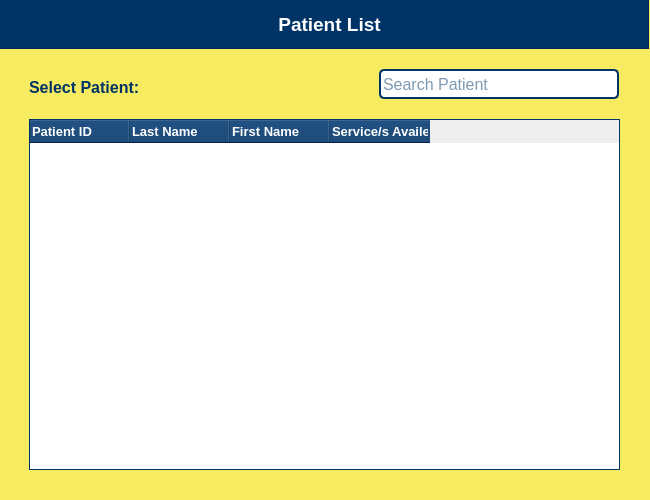
<?xml version="1.0" encoding="UTF-8"?>
<ui version="4.0">
 <class>Dialog</class>
 <widget class="QDialog" name="Dialog">
  <property name="geometry">
   <rect>
    <x>0</x>
    <y>0</y>
    <width>650</width>
    <height>500</height>
   </rect>
  </property>
  <property name="maximumSize">
   <size>
    <width>650</width>
    <height>500</height>
   </size>
  </property>
  <property name="windowTitle">
   <string>Dialog</string>
  </property>
  <widget class="QWidget" name="widgetPatListApp" native="true">
   <property name="geometry">
    <rect>
     <x>-1</x>
     <y>-1</y>
     <width>651</width>
     <height>501</height>
    </rect>
   </property>
   <property name="styleSheet">
    <string notr="true">QWidget #widgetPatListApp {
	background-color:  rgb(246, 235, 97);
}</string>
   </property>
   <widget class="QTableWidget" name="tableWidgetPatApp">
    <property name="geometry">
     <rect>
      <x>30</x>
      <y>120</y>
      <width>591</width>
      <height>351</height>
     </rect>
    </property>
    <property name="styleSheet">
     <string notr="true">QTableWidget {
    border: 1px solid  rgb(0, 51, 102);
    background-color: white;
    gridline-color: #dcdcdc;
}

QHeaderView::section {
    background-color: rgb(0, 51, 102);
    color: white;
    padding: 2px;
}

QTableWidget::item {
    font-size: 10px;
	padding-left: 2px;
}
</string>
    </property>
    <column>
     <property name="text">
      <string>Patient ID</string>
     </property>
     <property name="font">
      <font>
       <family>Arial</family>
       <pointsize>10</pointsize>
       <weight>75</weight>
       <bold>true</bold>
      </font>
     </property>
     <property name="textAlignment">
      <set>AlignLeading|AlignVCenter</set>
     </property>
    </column>
    <column>
     <property name="text">
      <string>Last Name</string>
     </property>
     <property name="font">
      <font>
       <family>Arial</family>
       <pointsize>10</pointsize>
       <weight>75</weight>
       <bold>true</bold>
      </font>
     </property>
     <property name="textAlignment">
      <set>AlignLeading|AlignVCenter</set>
     </property>
    </column>
    <column>
     <property name="text">
      <string>First Name</string>
     </property>
     <property name="font">
      <font>
       <family>Arial</family>
       <pointsize>10</pointsize>
       <weight>75</weight>
       <bold>true</bold>
      </font>
     </property>
     <property name="textAlignment">
      <set>AlignLeading|AlignVCenter</set>
     </property>
    </column>
    <column>
     <property name="text">
      <string>Service/s Availed</string>
     </property>
     <property name="font">
      <font>
       <family>Arial</family>
       <pointsize>10</pointsize>
       <weight>75</weight>
       <bold>true</bold>
      </font>
     </property>
     <property name="textAlignment">
      <set>AlignLeading|AlignVCenter</set>
     </property>
    </column>
   </widget>
   <widget class="QFrame" name="frame">
    <property name="geometry">
     <rect>
      <x>0</x>
      <y>0</y>
      <width>650</width>
      <height>50</height>
     </rect>
    </property>
    <property name="maximumSize">
     <size>
      <width>650</width>
      <height>50</height>
     </size>
    </property>
    <property name="font">
     <font>
      <family>Arial</family>
      <kerning>false</kerning>
     </font>
    </property>
    <property name="styleSheet">
     <string notr="true">background-color: rgb(0, 51, 102);
color: white;</string>
    </property>
    <property name="frameShape">
     <enum>QFrame::StyledPanel</enum>
    </property>
    <property name="frameShadow">
     <enum>QFrame::Raised</enum>
    </property>
    <widget class="QLabel" name="label">
     <property name="geometry">
      <rect>
       <x>180</x>
       <y>10</y>
       <width>301</width>
       <height>31</height>
      </rect>
     </property>
     <property name="font">
      <font>
       <family>Arial</family>
       <pointsize>14</pointsize>
       <weight>75</weight>
       <bold>true</bold>
       <kerning>false</kerning>
      </font>
     </property>
     <property name="text">
      <string>Patient List</string>
     </property>
     <property name="alignment">
      <set>Qt::AlignCenter</set>
     </property>
    </widget>
   </widget>
   <widget class="QLineEdit" name="lineEditSearchPatApp">
    <property name="geometry">
     <rect>
      <x>380</x>
      <y>70</y>
      <width>240</width>
      <height>30</height>
     </rect>
    </property>
    <property name="font">
     <font>
      <family>Arial</family>
      <pointsize>12</pointsize>
     </font>
    </property>
    <property name="toolTipDuration">
     <number>-1</number>
    </property>
    <property name="styleSheet">
     <string notr="true">background-color: white;
color:  rgb(0, 51, 102);
border: 2px solid rgb(0, 51, 102);
border-radius: 5px;</string>
    </property>
    <property name="cursorPosition">
     <number>0</number>
    </property>
    <property name="alignment">
     <set>Qt::AlignLeading|Qt::AlignLeft|Qt::AlignVCenter</set>
    </property>
    <property name="placeholderText">
     <string>Search Patient</string>
    </property>
    <property name="cursorMoveStyle">
     <enum>Qt::LogicalMoveStyle</enum>
    </property>
    <property name="clearButtonEnabled">
     <bool>false</bool>
    </property>
   </widget>
   <widget class="QLabel" name="labelUA">
    <property name="geometry">
     <rect>
      <x>30</x>
      <y>80</y>
      <width>121</width>
      <height>16</height>
     </rect>
    </property>
    <property name="font">
     <font>
      <family>Arial</family>
      <pointsize>12</pointsize>
      <weight>75</weight>
      <bold>true</bold>
     </font>
    </property>
    <property name="styleSheet">
     <string notr="true">color: rgb(0, 51, 102);</string>
    </property>
    <property name="text">
     <string>Select Patient:</string>
    </property>
   </widget>
  </widget>
 </widget>
 <resources/>
 <connections/>
</ui>
